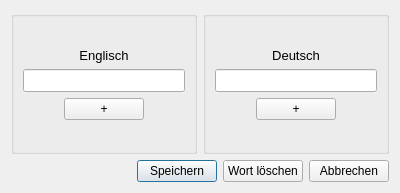
<?xml version="1.0" encoding="UTF-8"?>
<ui version="4.0">
 <class>Dialog_Edit</class>
 <widget class="QDialog" name="Dialog_Edit">
  <property name="geometry">
   <rect>
    <x>0</x>
    <y>0</y>
    <width>400</width>
    <height>193</height>
   </rect>
  </property>
  <property name="font">
   <font>
    <stylestrategy>PreferDefault</stylestrategy>
   </font>
  </property>
  <property name="windowTitle">
   <string>Bearbeiten...</string>
  </property>
  <property name="windowIcon">
   <iconset resource="res.qrc">
    <normaloff>:/six-706892_640.jpg</normaloff>:/six-706892_640.jpg</iconset>
  </property>
  <layout class="QVBoxLayout" name="verticalLayout_2">
   <item>
    <layout class="QHBoxLayout" name="hl_words">
     <item>
      <widget class="QGroupBox" name="gp_lang1">
       <layout class="QVBoxLayout" name="verticalLayout_3">
        <item>
         <spacer name="spacer0">
          <property name="orientation">
           <enum>Qt::Vertical</enum>
          </property>
          <property name="sizeHint" stdset="0">
           <size>
            <width>20</width>
            <height>40</height>
           </size>
          </property>
         </spacer>
        </item>
        <item>
         <widget class="QLabel" name="l_lang1">
          <property name="sizePolicy">
           <sizepolicy hsizetype="Preferred" vsizetype="Fixed">
            <horstretch>0</horstretch>
            <verstretch>0</verstretch>
           </sizepolicy>
          </property>
          <property name="font">
           <font>
            <pointsize>10</pointsize>
           </font>
          </property>
          <property name="text">
           <string>Englisch</string>
          </property>
          <property name="alignment">
           <set>Qt::AlignCenter</set>
          </property>
         </widget>
        </item>
        <item>
         <layout class="QVBoxLayout" name="vl_lang1">
          <item>
           <widget class="QLineEdit" name="le_lang1">
            <property name="font">
             <font>
              <pointsize>10</pointsize>
             </font>
            </property>
            <property name="alignment">
             <set>Qt::AlignCenter</set>
            </property>
           </widget>
          </item>
         </layout>
        </item>
        <item>
         <layout class="QHBoxLayout" name="hl_plus_2">
          <item>
           <spacer name="spacer">
            <property name="orientation">
             <enum>Qt::Horizontal</enum>
            </property>
            <property name="sizeHint" stdset="0">
             <size>
              <width>40</width>
              <height>20</height>
             </size>
            </property>
           </spacer>
          </item>
          <item>
           <widget class="QPushButton" name="pb_plus_lang1">
            <property name="text">
             <string>+</string>
            </property>
            <property name="autoDefault">
             <bool>false</bool>
            </property>
           </widget>
          </item>
          <item>
           <spacer name="spacer_2">
            <property name="orientation">
             <enum>Qt::Horizontal</enum>
            </property>
            <property name="sizeHint" stdset="0">
             <size>
              <width>40</width>
              <height>20</height>
             </size>
            </property>
           </spacer>
          </item>
         </layout>
        </item>
        <item>
         <spacer name="spacer1">
          <property name="orientation">
           <enum>Qt::Vertical</enum>
          </property>
          <property name="sizeHint" stdset="0">
           <size>
            <width>20</width>
            <height>40</height>
           </size>
          </property>
         </spacer>
        </item>
       </layout>
      </widget>
     </item>
     <item>
      <widget class="QGroupBox" name="gb_lang2">
       <layout class="QVBoxLayout" name="verticalLayout_4">
        <item>
         <spacer name="spacer3">
          <property name="orientation">
           <enum>Qt::Vertical</enum>
          </property>
          <property name="sizeHint" stdset="0">
           <size>
            <width>20</width>
            <height>40</height>
           </size>
          </property>
         </spacer>
        </item>
        <item>
         <widget class="QLabel" name="l_lang2">
          <property name="sizePolicy">
           <sizepolicy hsizetype="Preferred" vsizetype="Fixed">
            <horstretch>0</horstretch>
            <verstretch>0</verstretch>
           </sizepolicy>
          </property>
          <property name="font">
           <font>
            <pointsize>10</pointsize>
           </font>
          </property>
          <property name="text">
           <string>Deutsch</string>
          </property>
          <property name="alignment">
           <set>Qt::AlignCenter</set>
          </property>
         </widget>
        </item>
        <item>
         <layout class="QVBoxLayout" name="vl_lang2">
          <item>
           <widget class="QLineEdit" name="le_lang2">
            <property name="font">
             <font>
              <pointsize>10</pointsize>
             </font>
            </property>
            <property name="alignment">
             <set>Qt::AlignCenter</set>
            </property>
           </widget>
          </item>
         </layout>
        </item>
        <item>
         <layout class="QHBoxLayout" name="hl_plus">
          <item>
           <spacer name="spacer_4">
            <property name="orientation">
             <enum>Qt::Horizontal</enum>
            </property>
            <property name="sizeHint" stdset="0">
             <size>
              <width>40</width>
              <height>20</height>
             </size>
            </property>
           </spacer>
          </item>
          <item>
           <widget class="QPushButton" name="pb_plus_lang2">
            <property name="text">
             <string>+</string>
            </property>
            <property name="autoDefault">
             <bool>false</bool>
            </property>
           </widget>
          </item>
          <item>
           <spacer name="spacer_3">
            <property name="orientation">
             <enum>Qt::Horizontal</enum>
            </property>
            <property name="sizeHint" stdset="0">
             <size>
              <width>40</width>
              <height>20</height>
             </size>
            </property>
           </spacer>
          </item>
         </layout>
        </item>
        <item>
         <spacer name="spacer4">
          <property name="orientation">
           <enum>Qt::Vertical</enum>
          </property>
          <property name="sizeHint" stdset="0">
           <size>
            <width>20</width>
            <height>40</height>
           </size>
          </property>
         </spacer>
        </item>
       </layout>
      </widget>
     </item>
    </layout>
   </item>
   <item>
    <layout class="QHBoxLayout" name="hl_buttons">
     <item>
      <spacer name="spacer5">
       <property name="orientation">
        <enum>Qt::Horizontal</enum>
       </property>
       <property name="sizeHint" stdset="0">
        <size>
         <width>40</width>
         <height>20</height>
        </size>
       </property>
      </spacer>
     </item>
     <item>
      <widget class="QPushButton" name="pb_save">
       <property name="text">
        <string>Speichern</string>
       </property>
       <property name="default">
        <bool>true</bool>
       </property>
      </widget>
     </item>
     <item>
      <widget class="QPushButton" name="pb_delete">
       <property name="text">
        <string>Wort löschen</string>
       </property>
      </widget>
     </item>
     <item>
      <widget class="QPushButton" name="pb_cancel">
       <property name="text">
        <string>Abbrechen</string>
       </property>
      </widget>
     </item>
    </layout>
   </item>
  </layout>
 </widget>
 <resources>
  <include location="res.qrc"/>
 </resources>
 <connections/>
</ui>
